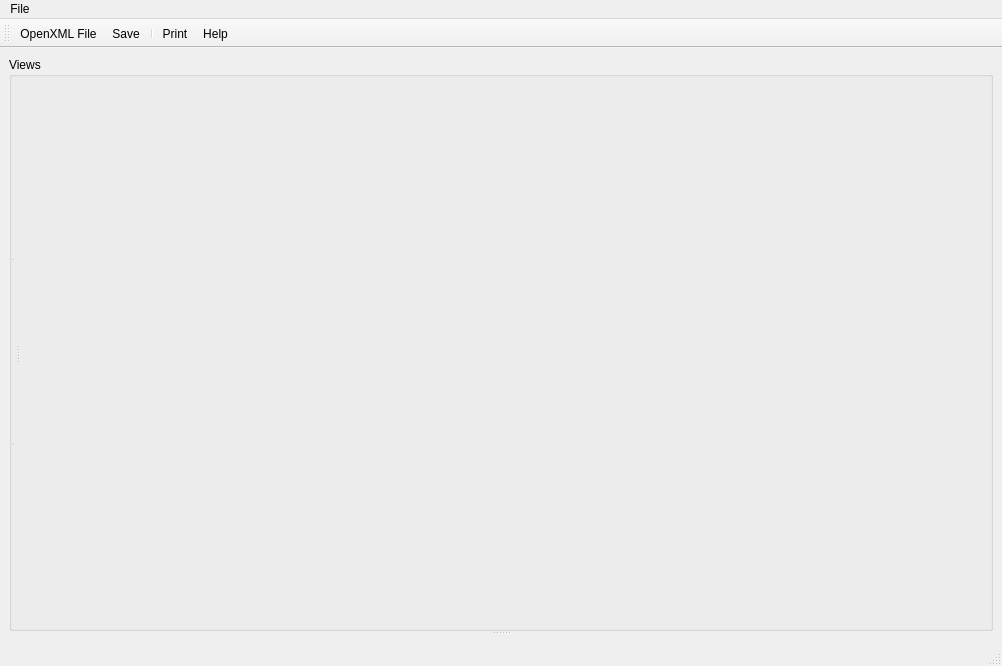
<ui version="4.0" >
 <class>EasyView</class>
 <widget class="QMainWindow" name="EasyView" >
  <property name="geometry" >
   <rect>
    <x>0</x>
    <y>0</y>
    <width>1002</width>
    <height>666</height>
   </rect>
  </property>
  <property name="windowTitle" >
   <string>EasyView</string>
  </property>
  <property name="windowIcon" >
   <iconset resource="Icons/icons.qrc" >:/Icons/help.png</iconset>
  </property>
  <property name="iconSize" >
   <size>
    <width>22</width>
    <height>22</height>
   </size>
  </property>
  <widget class="QWidget" name="centralwidget" >
   <layout class="QVBoxLayout" >
    <property name="spacing" >
     <number>6</number>
    </property>
    <property name="leftMargin" >
     <number>9</number>
    </property>
    <property name="topMargin" >
     <number>9</number>
    </property>
    <property name="rightMargin" >
     <number>9</number>
    </property>
    <property name="bottomMargin" >
     <number>9</number>
    </property>
    <item>
     <widget class="QSplitter" name="splitter_5" >
      <property name="orientation" >
       <enum>Qt::Vertical</enum>
      </property>
      <widget class="QGroupBox" name="groupBoxGraph" >
       <property name="sizePolicy" >
        <sizepolicy vsizetype="Expanding" hsizetype="Expanding" >
         <horstretch>1</horstretch>
         <verstretch>1</verstretch>
        </sizepolicy>
       </property>
       <property name="title" >
        <string>Views</string>
       </property>
       <layout class="QHBoxLayout" >
        <property name="spacing" >
         <number>0</number>
        </property>
        <property name="leftMargin" >
         <number>0</number>
        </property>
        <property name="topMargin" >
         <number>0</number>
        </property>
        <property name="rightMargin" >
         <number>0</number>
        </property>
        <property name="bottomMargin" >
         <number>0</number>
        </property>
        <item>
         <widget class="QSplitter" name="splitter_3" >
          <property name="orientation" >
           <enum>Qt::Horizontal</enum>
          </property>
          <widget class="QSplitter" name="splitter_2" >
           <property name="sizePolicy" >
            <sizepolicy vsizetype="Expanding" hsizetype="Expanding" >
             <horstretch>1</horstretch>
             <verstretch>0</verstretch>
            </sizepolicy>
           </property>
           <property name="orientation" >
            <enum>Qt::Vertical</enum>
           </property>
           <widget class="QFrame" name="treeFrame" >
            <layout class="QVBoxLayout" >
             <property name="spacing" >
              <number>0</number>
             </property>
             <property name="leftMargin" >
              <number>0</number>
             </property>
             <property name="topMargin" >
              <number>0</number>
             </property>
             <property name="rightMargin" >
              <number>0</number>
             </property>
             <property name="bottomMargin" >
              <number>0</number>
             </property>
            </layout>
           </widget>
           <widget class="QFrame" name="tableFrame" >
            <layout class="QVBoxLayout" >
             <property name="spacing" >
              <number>0</number>
             </property>
             <property name="leftMargin" >
              <number>0</number>
             </property>
             <property name="topMargin" >
              <number>0</number>
             </property>
             <property name="rightMargin" >
              <number>0</number>
             </property>
             <property name="bottomMargin" >
              <number>0</number>
             </property>
            </layout>
           </widget>
           <widget class="QFrame" name="columnFrame" >
            <layout class="QVBoxLayout" >
             <property name="spacing" >
              <number>0</number>
             </property>
             <property name="leftMargin" >
              <number>0</number>
             </property>
             <property name="topMargin" >
              <number>0</number>
             </property>
             <property name="rightMargin" >
              <number>0</number>
             </property>
             <property name="bottomMargin" >
              <number>0</number>
             </property>
            </layout>
           </widget>
          </widget>
          <widget class="QVTKOpenGLWidget" name="vtkGraphViewWidget" >
           <property name="sizePolicy" >
            <sizepolicy vsizetype="Expanding" hsizetype="Expanding" >
             <horstretch>1</horstretch>
             <verstretch>1</verstretch>
            </sizepolicy>
           </property>
           <property name="minimumSize" >
            <size>
             <width>300</width>
             <height>300</height>
            </size>
           </property>
          </widget>
         </widget>
        </item>
       </layout>
      </widget>
      <widget class="QSplitter" name="splitter" >
       <property name="sizePolicy" >
        <sizepolicy vsizetype="Expanding" hsizetype="Expanding" >
         <horstretch>0</horstretch>
         <verstretch>2</verstretch>
        </sizepolicy>
       </property>
       <property name="orientation" >
        <enum>Qt::Horizontal</enum>
       </property>
      </widget>
     </widget>
    </item>
   </layout>
  </widget>
  <widget class="QMenuBar" name="menubar" >
   <property name="geometry" >
    <rect>
     <x>0</x>
     <y>0</y>
     <width>1002</width>
     <height>25</height>
    </rect>
   </property>
   <widget class="QMenu" name="menuFile" >
    <property name="title" >
     <string>File</string>
    </property>
    <addaction name="actionOpenXMLFile" />
    <addaction name="actionSave" />
    <addaction name="separator" />
    <addaction name="actionPrint" />
    <addaction name="actionHelp" />
    <addaction name="actionExit" />
   </widget>
   <addaction name="menuFile" />
  </widget>
  <widget class="QStatusBar" name="statusbar" />
  <widget class="QToolBar" name="toolBar" >
   <property name="orientation" >
    <enum>Qt::Horizontal</enum>
   </property>
   <property name="iconSize" >
    <size>
     <width>22</width>
     <height>22</height>
    </size>
   </property>
   <attribute name="toolBarArea" >
    <enum>TopToolBarArea</enum>
   </attribute>
   <attribute name="toolBarBreak" >
    <bool>false</bool>
   </attribute>
   <addaction name="actionOpenXMLFile" />
   <addaction name="actionSave" />
   <addaction name="separator" />
   <addaction name="actionPrint" />
   <addaction name="actionHelp" />
  </widget>
  <action name="actionOpenXMLFile" >
   <property name="enabled" >
    <bool>true</bool>
   </property>
   <property name="icon" >
    <iconset resource="Icons/icons.qrc" >:/Icons/fileopen.png</iconset>
   </property>
   <property name="text" >
    <string>OpenXML File...</string>
   </property>
  </action>
  <action name="actionExit" >
   <property name="text" >
    <string>Exit</string>
   </property>
  </action>
  <action name="actionPrint" >
   <property name="icon" >
    <iconset resource="Icons/icons.qrc" >:/Icons/print.png</iconset>
   </property>
   <property name="text" >
    <string>Print</string>
   </property>
  </action>
  <action name="actionHelp" >
   <property name="icon" >
    <iconset resource="Icons/icons.qrc" >:/Icons/help.png</iconset>
   </property>
   <property name="text" >
    <string>Help</string>
   </property>
  </action>
  <action name="actionSave" >
   <property name="icon" >
    <iconset resource="Icons/icons.qrc" >:/Icons/filesave.png</iconset>
   </property>
   <property name="text" >
    <string>Save</string>
   </property>
  </action>
 </widget>
 <customwidgets>
  <customwidget>
   <class>QVTKOpenGLWidget</class>
   <extends>QWidget</extends>
   <header>QVTKOpenGLWidget.h</header>
  </customwidget>
 </customwidgets>
 <resources>
  <include location="Icons/icons.qrc" />
 </resources>
 <connections/>
</ui>
